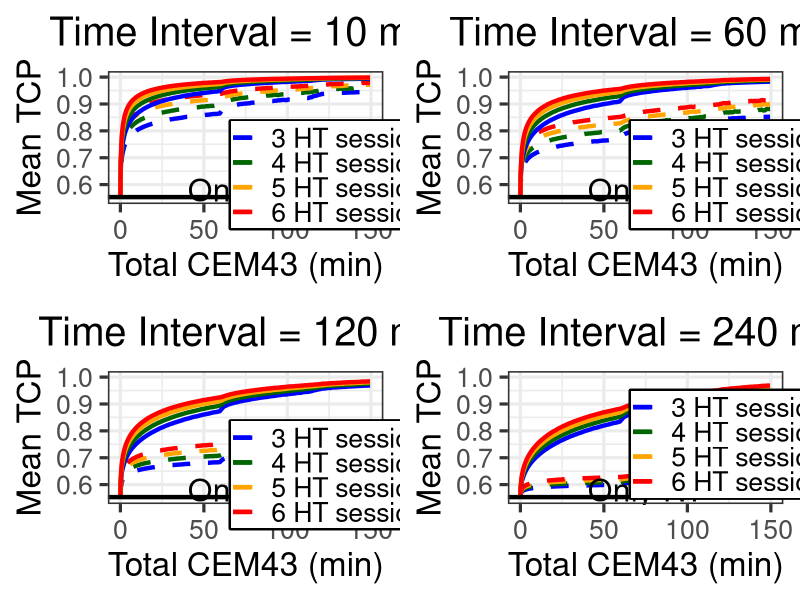

R code for this plot:
#Open required libraries
library(reshape2)
library(ggplot2)
library(ggpubr)

#Make sure that there is no open graphs
graphics.off()

size = 24

#Plots of cem43
results<-read.table("../results/cem43.dat", header=T)

p1<-ggplot(results, aes(x=cem))+geom_line(aes(y=TCP_10, color=factor(N_HT)), linewidth=1.5, linetype="dashed")+geom_line(aes(y=TCP_kill_10, color=factor(N_HT)), linewidth=1.5, linetype="solid")+scale_color_manual(values=c("blue", "darkgreen", "orange", "red"), labels=c("3 HT sessions", "4 HT sessions", "5 HT sessions", "6 HT sessions"))+xlab("Total CEM43 (min)")+ylab("Mean TCP")+theme_bw(base_size=size)+theme(strip.background = element_rect(colour="black", fill="white"),legend.title=element_blank(),legend.box.background=element_rect(linewidth = 1.5),legend.position=c(0.83,0.22), legend.direction="vertical",legend.margin=margin(1,1,1,0, unit='mm'),legend.spacing.x=unit(0, "mm"),legend.spacing.y=unit(0, "mm"))+ggtitle("Time Interval = 10 min")+facet_grid(labeller = label_parsed)+xlim(0,150)+ylim(.55,1.)+geom_hline(yintercept=0.5533459312634031, linewidth=1.5)+annotate("text", x=75, y=0.58, label="Only RT", size=8)+ theme(plot.title=element_text(hjust=0.5))
p2<-ggplot(results, aes(x=cem))+geom_line(aes(y=TCP_60, color=factor(N_HT)), linewidth=1.5, linetype="dashed")+geom_line(aes(y=TCP_kill_60, color=factor(N_HT)), linewidth=1.5, linetype="solid")+scale_color_manual(values=c("blue", "darkgreen", "orange", "red"), labels=c("3 HT sessions", "4 HT sessions", "5 HT sessions", "6 HT sessions"))+xlab("Total CEM43 (min)")+ylab("Mean TCP")+theme_bw(base_size=size)+theme(strip.background = element_rect(colour="black", fill="white"),legend.title=element_blank(),legend.box.background=element_rect(linewidth = 1.5),legend.position=c(0.83,0.22), legend.direction="vertical",legend.margin=margin(1,1,1,0, unit='mm'),legend.spacing.x=unit(0, "mm"),legend.spacing.y=unit(0, "mm"))+ggtitle("Time Interval = 60 min")+facet_grid(labeller = label_parsed)+xlim(0,150)+ylim(.55,1.)+geom_hline(yintercept=0.5533459312634031, linewidth=1.5)+annotate("text", x=75, y=0.58, label="Only RT", size=8)+ theme(plot.title=element_text(hjust=0.5))
p3<-ggplot(results, aes(x=cem))+geom_line(aes(y=TCP_120, color=factor(N_HT)), linewidth=1.5, linetype="dashed")+geom_line(aes(y=TCP_kill_120, color=factor(N_HT)), linewidth=1.5, linetype="solid")+scale_color_manual(values=c("blue", "darkgreen", "orange", "red"), labels=c("3 HT sessions", "4 HT sessions", "5 HT sessions", "6 HT sessions"))+xlab("Total CEM43 (min)")+ylab("Mean TCP")+theme_bw(base_size=size)+theme(strip.background = element_rect(colour="black", fill="white"),legend.title=element_blank(),legend.box.background=element_rect(linewidth = 1.5),legend.position=c(0.83,0.22), legend.direction="vertical",legend.margin=margin(1,1,1,0, unit='mm'),legend.spacing.x=unit(0, "mm"),legend.spacing.y=unit(0, "mm"))+ggtitle("Time Interval = 120 min")+facet_grid(labeller = label_parsed)+xlim(0,150)+ylim(.55,1.)+geom_hline(yintercept=0.5533459312634031, linewidth=1.5)+annotate("text", x=75, y=0.58, label="Only RT", size=8)+ theme(plot.title=element_text(hjust=0.5))
p4<-ggplot(results, aes(x=cem))+geom_line(aes(y=TCP_240, color=factor(N_HT)), linewidth=1.5, linetype="dashed")+geom_line(aes(y=TCP_kill_240, color=factor(N_HT)), linewidth=1.5, linetype="solid")+scale_color_manual(values=c("blue", "darkgreen", "orange", "red"), labels=c("3 HT sessions", "4 HT sessions", "5 HT sessions", "6 HT sessions"))+xlab("Total CEM43 (min)")+ylab("Mean TCP")+theme_bw(base_size=size)+theme(strip.background = element_rect(colour="black", fill="white"),legend.title=element_blank(),legend.box.background=element_rect(linewidth = 1.5),legend.position=c(0.83,0.45), legend.direction="vertical",legend.margin=margin(1,1,1,0, unit='mm'),legend.spacing.x=unit(0, "mm"),legend.spacing.y=unit(0, "mm"))+ggtitle("Time Interval = 240 min")+facet_grid(labeller = label_parsed)+xlim(0,150)+ylim(.55,1.)+geom_hline(yintercept=0.5533459312634031, linewidth=1.5)+annotate("text", x=75, y=0.58, label="Only RT", size=8)+ theme(plot.title=element_text(hjust=0.5))


pdf("Figure_9.pdf",width=16,height=12)
ggarrange(p1, p2, p3, p4, font.label = list(size = size),ncol = 2, nrow = 2)
graphics.off()